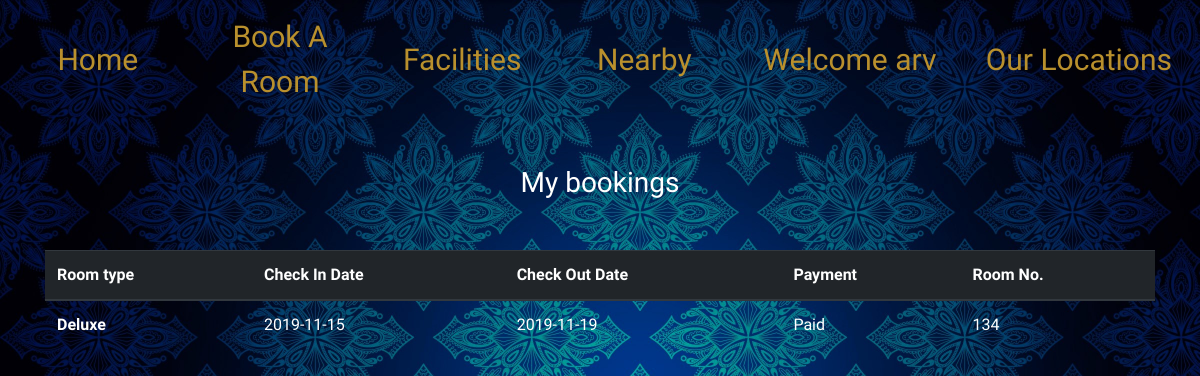
The app's page /booking.php (signed in) with its own data.
### tables this page shows
CREATE TABLE `reservations` (
  `username` varchar(30) NOT NULL,
  `name` varchar(30) NOT NULL,
  `room_no` int(11) NOT NULL,
  `checkin` date NOT NULL,
  `checkout` date NOT NULL,
  `number` bigint(20) NOT NULL,
  `paid` int(11) NOT NULL,
  `days` date NOT NULL,
  `room_no1` int(11) NOT NULL
);

### booking.php (the view, shortened to what this page needs)
<?php
include_once('config.php');
$query="select * from reservations ";
$result=$conn->query($query);
?>
<!doctype html>
<html lang="en">
<head>
    <link rel="stylesheet" href="https://maxcdn.bootstrapcdn.com/bootstrap/4.0.0/css/bootstrap.min.css">
</head>
<body >
                <div class="navbar">
                    <a href="main.php">Home</a>
                    <a href="bookroom.php">Book A Room</a>
                    <a href="facilities.php">Facilities</a>
                    <a href="nearby.php">Nearby</a>
                    <div class="dropdown">
                      <button class="dropbtn">
                      <?php if(!isset($_SESSION['loggedin']) || $_SESSION['loggedin'] !==true){ ?>
                        My Account
                      <?php }
                      else { ?>
                      <?php echo "Welcome ". $_SESSION['username']?>
                      <?php } ?>
                      </button>
                    </div>
                    <div class="dropdown">
                      <button class="dropbtn">Our Locations
                      </button>
                    </div>
            </div>
            <br><br>
<center><h3>My bookings</h3></center>
<div class="table-wrapper">
            <div class="container">
            <table class="table table-hovered">
                <thead class="thead-dark">
                    <tr>
                        <th scope="col">Room type</th>
                        <th scope="col">Check In Date</th>
                        <th scope="col">Check Out Date</th>
                        <th scope="col">Payment</th>
                        <th scope="col">Room No.</th>
                    </tr>
                </thead>
                <tbody>
                    <?php
                    while($rows=$result->fetch_assoc()){
                        if($rows['username']==$_SESSION['username']){
                        ?>
                        <tr>
                            <th scope="row"><?php if($rows['room_no']==1){echo "Luxury";}
                                                  elseif($rows['room_no']==2){echo "Deluxe";}
                                                  elseif($rows['room_no']==3){echo "Supreme";}
                                                  else {echo "Suite";}
                            ?></th>
                            <td><?php echo $rows["checkin"];?></td>
                            <td><?php echo $rows["checkout"];?></td>
                            <td><?php if($rows['paid']==1){echo "Paid";}
                                       else echo "Due";
                            ?></td>
                            <td><?php echo $rows["room_no1"];?></td>
                        </tr>
                   <?php
                        }
                    }
                    ?>
                </tbody>
            </table>
            </div>
    </div>
</body>
</html>

### booking.php (style rules this page uses)
body { background-image: url("bg5.jpg"); background-attachment: fixed; background-size: cover; font-family: 'Parisienne', 'Segoe UI', Tahoma, Geneva, Verdana, sans-serif; }
table { color: white; }
.table-wrapper { margin-top: 50px; }
h3 { color: white; }
.navbar { position: sticky; top: 0; z-index: 2; }
.navbar a { float: left; font-size: 30px; color: rgb(185, 144, 45); width: 14%; text-align: center; padding: 6px 11px; text-decoration: none; transition: 0.5s ease; z-index: 2; }
.dropdown { float: left; overflow: hidden; width: 18%; }
.dropdown .dropbtn { font-size: 30px; border: none; outline: none; color: rgb(185, 144, 45); width: 100%; padding: 6px 11x; transition: 0.5s ease; background-color: inherit; font-family: inherit; margin: 0; }

### records on screen
reservations: room_no "Deluxe", checkin "2019-11-15", checkout "2019-11-19", paid "Paid", room_no1 "134"

### other values on screen
$_SESSION['username'] "arv"
